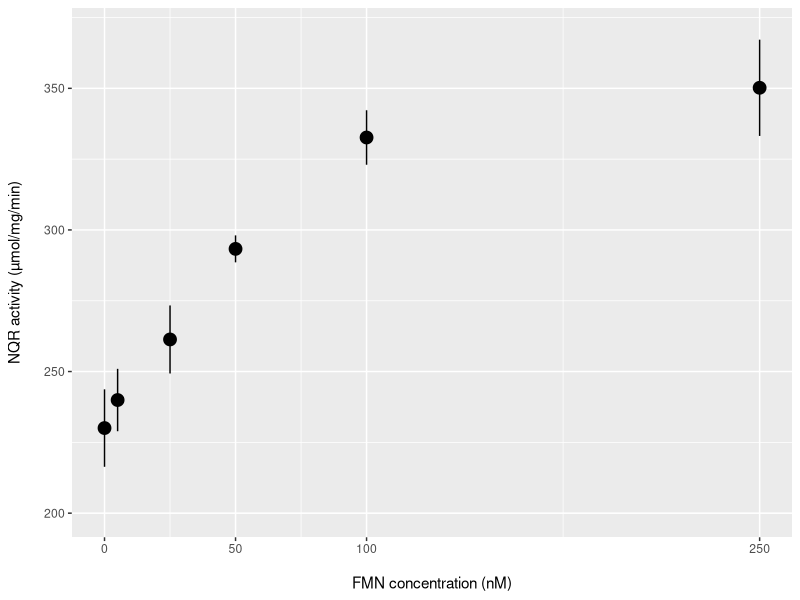

Recreate this plot in R.
remove(list = ls())

library("ggplot2")
library("cowplot")

# importation des données
data <- read.csv("actNQRreconstFMN.csv", sep = ",", dec = ",", header = TRUE)

# calcul de l'activité µmol/mg/min
Activity <- function(penteI, penteF) {
  return(abs(((penteF - penteI) * 10^6 / (6230 * 0.1))))
}

data$result <- Activity(data$penteI, data$penteF)
data <- data[!(data$FMN) > 500, ]

# calcul de la moyenne des [O2]/genotype
df <- aggregate(data$result, list(data$FMN), mean)
colnames(df) <- c("FMN", "moyenne")

# calcul de l'erreur standard
StandErr <- function(x) {
  se <- sd(x)/sqrt(length(x))
}

SE <- aggregate(data$result, list(data$FMN), StandErr)
df$SE <- SE$x


########
##PLOT##
########

g <- ggplot(data = df, aes(x=df$FMN, 
                           y= df$moyenne)) 
g <- g + geom_point(size = 4)
g <- g + scale_x_continuous(name = "\nFMN concentration (nM)", 
                            limits = c(0, 250), breaks = c(0,50,100,250))
g <- g + scale_y_continuous(name = "NQR activity (µmol/mg/min)\n", 
                            limits = c(200, 370))
g <- g + geom_errorbar(aes(ymin = df$moyenne-SE, 
                           ymax = df$moyenne+SE), 
                       width = 0.02)
g
save_plot('actNQRreconstFMN.png', 
          g, 
          base_aspect_ratio = 1.3)